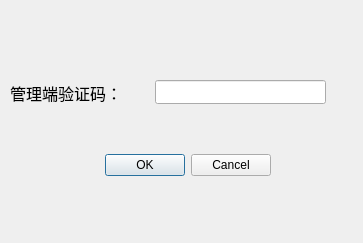
<?xml version="1.0" encoding="UTF-8"?>
<ui version="4.0">
 <class>Dialog</class>
 <widget class="QDialog" name="Dialog">
  <property name="geometry">
   <rect>
    <x>0</x>
    <y>0</y>
    <width>363</width>
    <height>243</height>
   </rect>
  </property>
  <property name="windowTitle">
   <string>Dialog</string>
  </property>
  <widget class="QDialogButtonBox" name="buttonBox">
   <property name="geometry">
    <rect>
     <x>50</x>
     <y>130</y>
     <width>221</width>
     <height>71</height>
    </rect>
   </property>
   <property name="orientation">
    <enum>Qt::Horizontal</enum>
   </property>
   <property name="standardButtons">
    <set>QDialogButtonBox::Cancel|QDialogButtonBox::Ok</set>
   </property>
  </widget>
  <widget class="QLineEdit" name="lineEdit">
   <property name="geometry">
    <rect>
     <x>155</x>
     <y>80</y>
     <width>171</width>
     <height>24</height>
    </rect>
   </property>
   <property name="toolTip">
    <string>&lt;html&gt;&lt;head/&gt;&lt;body&gt;&lt;p&gt;请输入验证码&lt;/p&gt;&lt;/body&gt;&lt;/html&gt;</string>
   </property>
  </widget>
  <widget class="QLabel" name="label">
   <property name="geometry">
    <rect>
     <x>10</x>
     <y>80</y>
     <width>140</width>
     <height>26</height>
    </rect>
   </property>
   <property name="text">
    <string>&lt;html&gt;&lt;head/&gt;&lt;body&gt;&lt;p&gt;&lt;span style=&quot; font-size:12pt;&quot;&gt;管理端验证码：&lt;/span&gt;&lt;/p&gt;&lt;/body&gt;&lt;/html&gt;</string>
   </property>
  </widget>
  <zorder>lineEdit</zorder>
  <zorder>label</zorder>
  <zorder>buttonBox</zorder>
 </widget>
 <resources/>
 <connections>
  <connection>
   <sender>buttonBox</sender>
   <signal>rejected()</signal>
   <receiver>Dialog</receiver>
   <slot>reject()</slot>
   <hints>
    <hint type="sourcelabel">
     <x>316</x>
     <y>260</y>
    </hint>
    <hint type="destinationlabel">
     <x>286</x>
     <y>274</y>
    </hint>
   </hints>
  </connection>
  <connection>
   <sender>buttonBox</sender>
   <signal>accepted()</signal>
   <receiver>Dialog</receiver>
   <slot>accept()</slot>
   <hints>
    <hint type="sourcelabel">
     <x>248</x>
     <y>254</y>
    </hint>
    <hint type="destinationlabel">
     <x>157</x>
     <y>274</y>
    </hint>
   </hints>
  </connection>
 </connections>
</ui>
